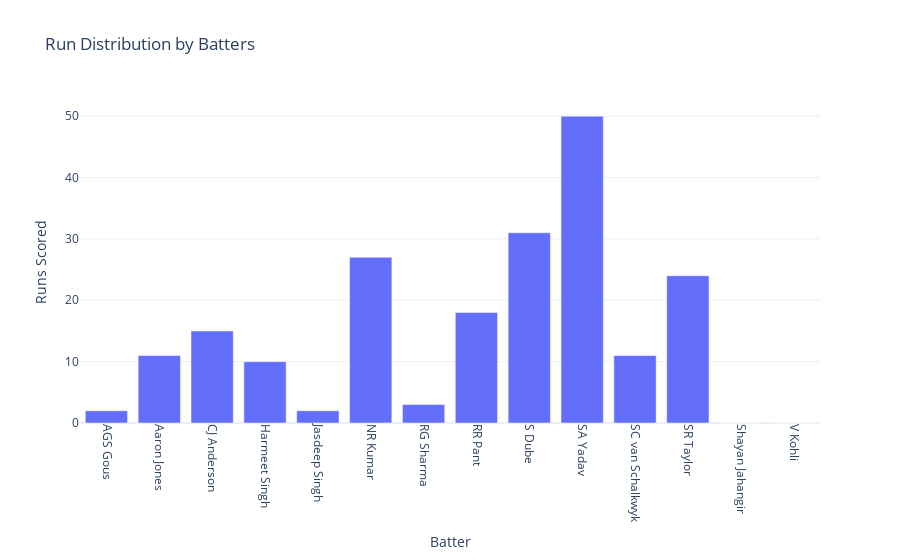

This figure's notebook cell:
### Code cell
import plotly.express as px

fig = px.bar(
    batter_stats,
    x=batter_stats.index,
    y='Runs',
    title='Run Distribution by Batters',
    labels={'x': 'Batter', 'Runs': 'Runs Scored'},
    template='plotly_white'
)

fig.update_layout(
    xaxis_title='Batter',
    yaxis_title='Runs Scored',
    xaxis=dict(tickangle=90)
)

fig.show()

### Figure 1 — Plotly figure (JSON) as saved in the notebook; plotly's stock layout.template omitted (floating-point values rounded to 4 significant figures)
{"data": [{"alignmentgroup": "True", "hovertemplate": "batter=%{x}<br>Runs Scored=%{y}<extra></extra>", "legendgroup": "", "marker": {"color": "#636efa", "pattern": {"shape": ""}}, "name": "", "offsetgroup": "", "orientation": "v", "showlegend": false, "textposition": "auto", "type": "bar", "x": ["AGS Gous", "Aaron Jones", "CJ Anderson", "Harmeet Singh", "Jasdeep Singh", "NR Kumar", "RG Sharma", "RR Pant", "S Dube", "SA Yadav", "SC van Schalkwyk", "SR Taylor", "Shayan Jahangir", "V Kohli"], "xaxis": "x", "y": [2, 11, 15, 10, 2, 27, 3, 18, 31, 50, 11, 24, 0, 0], "yaxis": "y"}], "layout": {"barmode": "relative", "legend": {"tracegroupgap": 0}, "title": {"text": "Run Distribution by Batters"}, "xaxis": {"anchor": "y", "domain": [0, 1], "tickangle": 90, "title": {"text": "Batter"}}, "yaxis": {"anchor": "x", "domain": [0, 1], "title": {"text": "Runs Scored"}}}}
